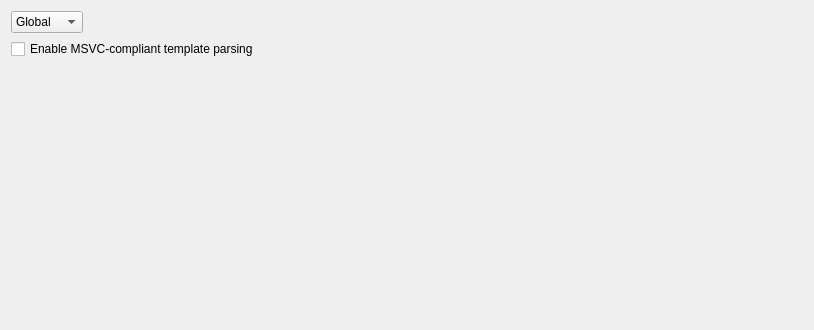
<?xml version="1.0" encoding="UTF-8"?>
<ui version="4.0">
 <class>ClangCodeModel::Internal::ClangProjectSettingsWidget</class>
 <widget class="QWidget" name="ClangCodeModel::Internal::ClangProjectSettingsWidget">
  <property name="enabled">
   <bool>true</bool>
  </property>
  <property name="geometry">
   <rect>
    <x>0</x>
    <y>0</y>
    <width>814</width>
    <height>330</height>
   </rect>
  </property>
  <layout class="QVBoxLayout" name="verticalLayout">
   <item>
    <widget class="QComboBox" name="clangSettings">
     <property name="sizePolicy">
      <sizepolicy hsizetype="Fixed" vsizetype="Fixed">
       <horstretch>0</horstretch>
       <verstretch>0</verstretch>
      </sizepolicy>
     </property>
     <item>
      <property name="text">
       <string>Global</string>
      </property>
     </item>
     <item>
      <property name="text">
       <string>Custom</string>
      </property>
     </item>
    </widget>
   </item>
   <item>
    <widget class="QCheckBox" name="delayedTemplateParse">
     <property name="toolTip">
      <string>Parse templates in a MSVC-compliant way. This helps to parse headers for example from Active Template Library (ATL) or Windows Runtime Library (WRL).
However, using the relaxed and extended rules means also that no highlighting/completion can be provided within template functions.</string>
     </property>
     <property name="text">
      <string>Enable MSVC-compliant template parsing</string>
     </property>
    </widget>
   </item>
   <item>
    <widget class="CppTools::ClangDiagnosticConfigsSelectionWidget" name="clangDiagnosticConfigsSelectionWidget" native="true"/>
   </item>
   <item>
    <spacer name="verticalSpacer">
     <property name="orientation">
      <enum>Qt::Vertical</enum>
     </property>
     <property name="sizeHint" stdset="0">
      <size>
       <width>20</width>
       <height>40</height>
      </size>
     </property>
    </spacer>
   </item>
  </layout>
 </widget>
 <customwidgets>
  <customwidget>
   <class>CppTools::ClangDiagnosticConfigsSelectionWidget</class>
   <extends>QWidget</extends>
   <header>cpptools/clangdiagnosticconfigsselectionwidget.h</header>
  </customwidget>
 </customwidgets>
 <resources/>
 <connections/>
</ui>
